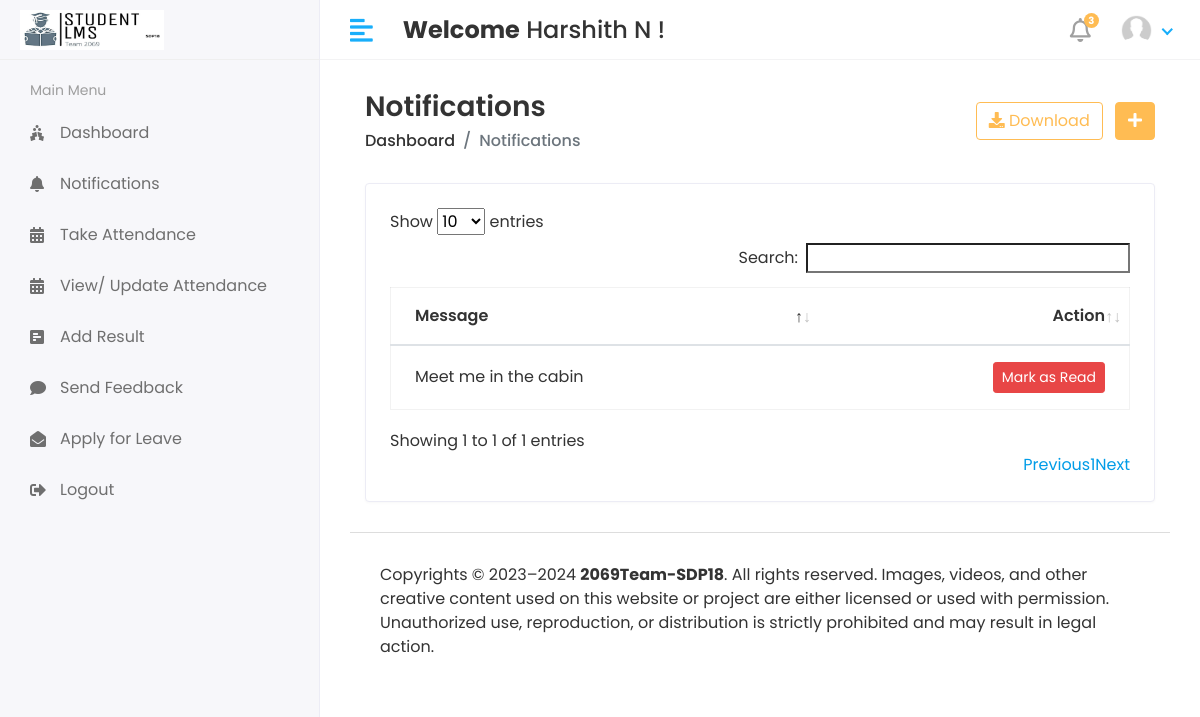
The app's page /Staff/Notifications (signed in), older data.
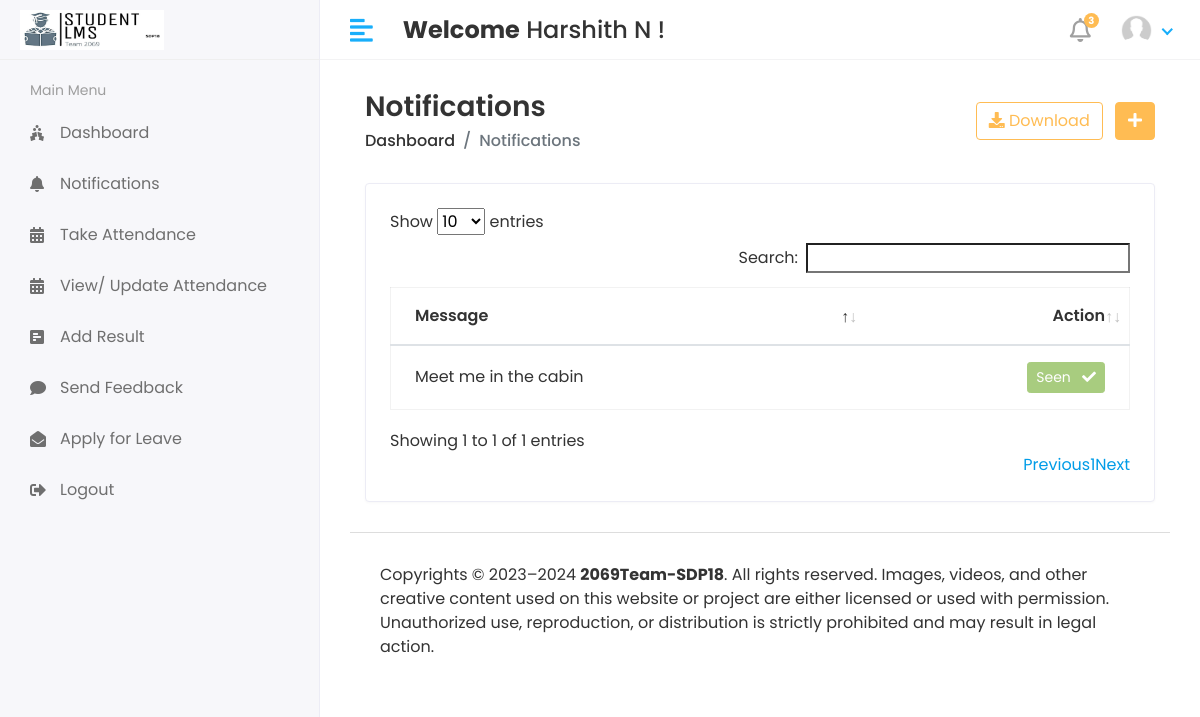
The same page, newer data.
### app/models.py (models this page shows, shortened)
class CustomUser(AbstractUser):
    USER_CHOICES = (
        (1, 'HOD'),
        (2, 'STAFF'),
        (3, 'STUDENT'),
    )
    user_type = models.CharField(choices=USER_CHOICES, max_length=50, default=1)
    profile_pic = models.ImageField(upload_to='media/profile_pics')
    class Meta:
        db_table = 'custom_user_table'

class Staff_Notifications(models.Model):
    staff_id = models.ForeignKey(Staff, on_delete = models.CASCADE)
    message = models.TextField()
    status = models.IntegerField(null=True, default=0)
    created_at = models.DateTimeField(auto_now_add = True)
    class Meta:
        db_table = 'staff_notification_table'

### Studentlearningmanagementsystem/Staff_views.py (the view)
# urls.py: path('Staff/Notifications', Staff_views.NOTIFICATIONS, name = 'Staff_notifications'),
def NOTIFICATIONS(request):
     staff = Staff.objects.filter(admin = request.user.id)
     for i in staff:
          staff_id = i.id
          notification = Staff_Notifications.objects.filter(staff_id = staff_id)
          context = {
               'notification': notification,
          }
     return render(request, 'Staff/notifications.html', context)

### templates/Staff/notifications.html (shortened to what this page needs)
{% extends 'base.html' %}
{% block content %}
<div class="content container-fluid">
    <div class="page-header">
       <div class="row align-items-center">
          <div class="col">
             <h3 class="page-title">Notifications</h3>
             <ul class="breadcrumb">
                <li class="breadcrumb-item"><a href="{% url 'Staff_home' %}">Dashboard</a></li>
                <li class="breadcrumb-item active">Notifications</li>
             </ul>
          </div>
          <div class="col-auto text-right float-right ml-auto">
             <a href="#" class="btn btn-outline-primary mr-2"><i class="fas fa-download"></i> Download</a>
             <a href="{% url 'add_course' %}" class="btn btn-primary"><i class="fas fa-plus"></i></a>
          </div>
       </div>
    </div>
    <div class="row">
       <div class="col-sm-12">
          <div class="card card-table">
             <div class="card-body">
                <div class="table-responsive">
                   <table id='table_id' class="table table-hover table-center mb-0">
                      <thead>
                         <tr>
                            <th>Message</th>
                            <th class="text-right">Action</th>
                         </tr>
                      </thead>
                      <tbody>
                        {% for i in notification %}
                        <tr>
                            <td>{{ i.message }}</td>
                            <td class="text-right">
                                <div class="actions">
                                    {% if i.status == 0 %}
                                        <a href="{% url 'staff_notification_mark_as_mark' status=i.id %}" class="btn btn-danger btn-sm">Mark as Read</a>
                                    {% else %}
                                        <button class="btn btn-success btn-sm" disabled="disabled">Seen &nbsp; <i class="fa fa-check"></i></button>
                                    {% endif %}
                                </div>
                            </td>
                        </tr>
                    {% endfor %}
                      </tbody>
                   </table>
                </div>
             </div>
          </div>
       </div>
    </div>
 </div>
{% endblock  %}

### templates/base.html (shortened to what this page needs)
<!DOCTYPE html>
<html lang="en">
<head>
    {% load static %}
    <link rel="stylesheet" href="{% static 'assets/plugins/bootstrap/css/bootstrap.min.css' %}">
    <link rel="stylesheet" href="{% static 'assets/plugins/fontawesome/css/fontawesome.min.css' %}">
    <link rel="stylesheet" href="{% static 'assets/plugins/fontawesome/css/all.min.css' %}">
    <link rel="stylesheet" href="{% static 'assets/css/style.css' %}">
    <link rel="stylesheet" href="{% static 'assets/plugins/datatables/datatables.min.css' %}">
</head>
<body>
<div class="main-wrapper">
    {% include 'includes/header.html' %}
    {% include 'includes/sidebar.html' %}
    <div class="page-wrapper">
        <div class="content container-fluid">
            {% block content %}
            {% endblock %}
    {% include 'includes/footer.html' %}
        </div>
</div>
</body>
</html>

### templates/includes/header.html (shortened to what this page needs)
{% load static %}
<div class="header">
    <div class="header-left">
       <a href="index.html" class="logo">
       <img src="{% static 'assets/img/logo3.jpg' %}" alt="Logo">
       </a>
    </div>
    <a href="javascript:void(0);" id="toggle_btn">
    <i class="fas fa-align-left"></i>
    </a>
    <div class="top-nav-search mt-3">
      <h4><strong>Welcome</strong>&nbsp;<span>{{user.first_name}} {{ user.last_name }}&nbsp;!</span></h4>
    </div>
    <ul class="nav user-menu">
       <li class="nav-item dropdown noti-dropdown">
          <a href="#" class="dropdown-toggle nav-link" data-toggle="dropdown">
          <i class="far fa-bell"></i> <span class="badge badge-pill">3</span>
          </a>
       </li>
       <li class="nav-item dropdown has-arrow">
          <a href="#" class="dropdown-toggle nav-link" data-toggle="dropdown">
            {% if user.profile_pic == "" %}
            <img class="rounded-circle" src="{% static '/assets/img/noimg.jpg' %}" width="31" alt="{{user.username}}">
            {% else %}
          <span class="user-img"><img class="rounded-circle" src="/{{ user.profile_pic }}" width="31" alt="{{user.username}}"></span>
          {% endif %}
         </a>
       </li>
    </ul>
 </div>

### templates/includes/sidebar.html (shortened to what this page needs)
{% load active_link_tags %}
{% load static %}
<div class="sidebar" id="sidebar">
    <div class="sidebar-inner slimscroll">
       <div id="sidebar-menu" class="sidebar-menu">
         {% if user.user_type == '1' %}
          <ul>
             <li class="menu-title">
                <span>Main Menu</span>
             </li>
             <li class = {% active_link 'HOD_home' 'active' %}>
               <a href="{% url 'HOD_home' %}"><i class="fas fa-holly-berry"></i> <span>Dashboard</span></a>
            </li>
             <li class="submenu {% active_link 'add_student' 'active' %} {% active_link 'view_student' 'active' %}">
                <a href="#"><i class="fas fa-user-graduate"></i> <span> Students</span> <span class="menu-arrow"></span></a>
                <ul>
                   <li><a href="{% url 'add_student' %}">Add Student</a></li>
                   <li><a href="{% url 'view_student' %}">View Students</a></li>
                </ul>
             </li>
             <li class="submenu {% active_link 'add_staff' 'active' %} {% active_link 'view_staff' 'active' %}">
                <a href="#"><i class="fas fa-chalkboard-teacher"></i> <span> Staff</span> <span class="menu-arrow"></span></a>
                <ul>
                   <li><a href="{% url 'add_staff' %}">Add Staff</a></li>
                   <li><a href="{% url 'view_staff' %}">View Staff</a></li>
                </ul>
             </li>
             <li class="submenu {% active_link 'add_program' 'active' %} {% active_link 'view_program' 'active' %}">
                <a href="#"><i class="fa fa-graduation-cap"></i> <span> Program</span> <span class="menu-arrow"></span></a>
                <ul>
                   <li><a href="{% url 'add_program' %}">Add Program</a></li>
                   <li><a href="{% url 'view_program' %}">View Programs</a></li>
                </ul>
             </li>
             <li class="submenu {% active_link 'add_course' 'active' %} {% active_link 'view_course' 'active' %}">
                <a href="#"><i class="fas fa-book-reader"></i> <span> Courses</span> <span class="menu-arrow"></span></a>
                <ul>
                   <li><a href="{% url 'add_course' %}">Add Course</a></li>
                   <li><a href="{% url 'view_course' %}">View Courses</a></li>
                </ul>
             </li>
             <li class="submenu {% active_link 'add_session' 'active' %} {% active_link 'view_session' 'active' %}">
               <a href="#"><i class="fa fa-calendar"></i> <span> Sessions</span> <span class="menu-arrow"></span></a>
               <ul>
                  <li><a href="{% url 'add_session' %}">Add Session</a></li>
                  <li><a href="{% url 'view_session' %}">View Sessions</a></li>
               </ul>
            </li>
            <li>
               <a href="{% url 'staff_send_notifications' %}"><i class="fa fa-bell"></i> <span>Send Staff Notification</span></a>
            </li>
            <li>
            <li>
               <a href="#"><i class="fa fa-bell"></i> <span>Send Student Notification</span></a>
            </li>
            <li>
            <li>
               <a href="#"><i class="fa fa-clock"></i> <span>View Attendance</span></a>
            </li>
            <li>
               <a href="#"><i class="fa fa-comments"></i> <span>Staff Feedback</span></a>
               <li>
                  <a href="#"><i class="fa fa-comments"></i> <span>Student Feedback</span></a>
               </li>
               <li>
                  <a href="#"><i class="fa fa-envelope"></i> <span>Staff Leave</span></a>
               </li>
            </li>
            <li>
               <a href="#"><i class="fa fa-envelope"></i> <span>Student Leave</span></a>
            </li>
            <li>
               <a href="{% url 'Logout' %}"><i class="fa fa-sign-out-alt"></i> <span>Logout</span></a>
            </li>
          </ul>
          {% elif user.user_type == '2' %}
          <ul>
            <li class="menu-title">
               <span>Main Menu</span>
            </li>
            <li class = {% active_link 'Staff_home' 'active' %}>
               <a href="{% url 'Staff_home' %}"><i class="fas fa-holly-berry"></i> <span>Dashboard</span></a>
            </li>
            <li class = {% active_link 'Staff_notifications' 'active' %}>
               <a href="{% url 'Staff_notifications' %}"><i class="fas fa-bell"></i> <span>Notifications</span></a>
            </li>
            <li class = {% active_link 'HOD_home' 'active' %}>
               <a href="{% url 'Staff_home' %}"><i class="fas fa-calendar-alt"></i> <span>Take Attendance</span></a>
            </li>
            <li class = {% active_link 'HOD_home' 'active' %}>
               <a href="{% url 'Staff_home' %}"><i class="fas fa-calendar-alt"></i> <span>View/ Update Attendance</span></a>
            </li>
            <li class = {% active_link 'HOD_home' 'active' %}>
               <a href="{% url 'Staff_home' %}"><i class="fas fa-poll-h"></i> <span>Add Result</span></a>
            </li>
            <li class = {% active_link 'HOD_home' 'active' %}>
               <a href="{% url 'Staff_home' %}"><i class="fas fa-comment"></i> <span>Send Feedback</span></a>
            </li>
            <li class = {% active_link 'HOD_home' 'active' %}>
               <a href="{% url 'Staff_home' %}"><i class="fas fa-envelope-open"></i> <span>Apply for Leave</span></a>
            </li>
            <li>
               <a href="{% url 'Logout' %}"><i class="fa fa-sign-out-alt"></i> <span>Logout</span></a>
            </li>
         </ul>
          {% endif %}
       </div>
    </div>
 </div>

### templates/includes/footer.html
{% load static %}
<footer>
    <p>Copyrights © 2023–2024 <b>2069Team-SDP18</b>. All rights reserved. Images, videos, and other creative content used on this website or project are either licensed or used with permission. Unauthorized use, reproduction, or distribution is strictly prohibited and may result in legal action.</p>
 </footer>

Row changes from the older to the newer data that the page shows:
changed Staff_Notifications "Meet me in the cabin": status "Mark as Read" → "Seen"
